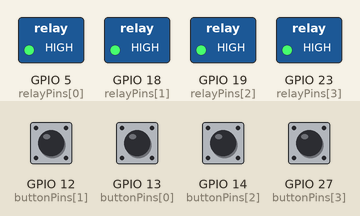
Simulated run of this sketch. Board: ESP32. Parts: switched loads named in the sketch (green lamp = pin HIGH). The inputs (shaded band) are chosen by the test bench; at power-on: GPIO 12 (buttonPins[1]), GPIO 13 (buttonPins[0]), GPIO 14 (buttonPins[2]), GPIO 27 (buttonPins[3]) HIGH. WiFi joins after 1.5 s; servers stay silent unless stated; what the sketch prints to the serial monitor is not drawn.

Above: at 4.2 s.
4.3 s: GPIO 12 (buttonPins[1]) pulled LOW for 0.15 s
At 5.5 s:
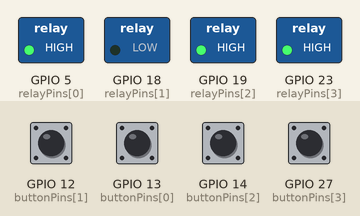
5.9 s: GPIO 13 (buttonPins[0]) pulled LOW for 0.15 s
At 7.0 s:
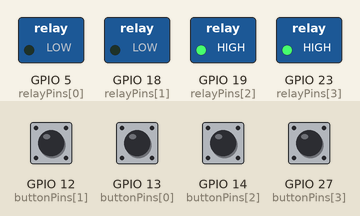
7.5 s: GPIO 14 (buttonPins[2]) pulled LOW for 0.15 s
At 8.2 s:
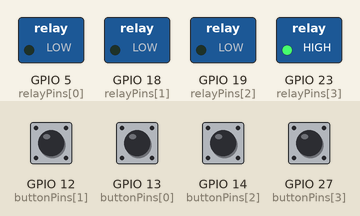
9.1 s: GPIO 12 (buttonPins[1]) pulled LOW for 1 s
At 9.5 s:
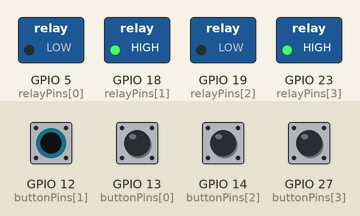
11.6 s: GPIO 27 (buttonPins[3]) pulled LOW for 0.15 s
At 12.6 s:
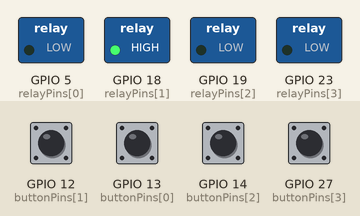
13.2 s: GPIO 13 (buttonPins[0]) pulled LOW for 1 s
At 13.8 s:
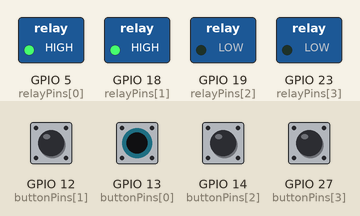
Timing chart, 0 to 16.2 s (numbered marks = the images above; inputs shaded):
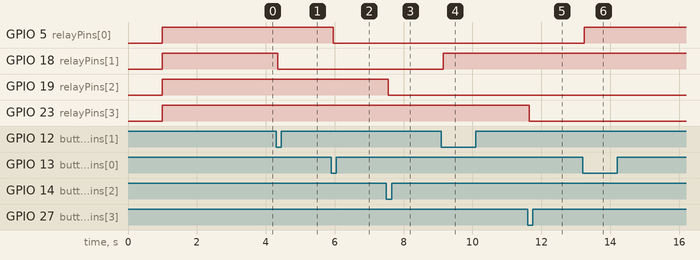

The sketch:

dual-mode.ino
```cpp
#include <WiFi.h>
#include <WebServer.h>

// Home WiFi credentials (for STA mode) // later on fetch from user database
const char* home_ssid = "Primary";
const char* home_password = "combat3d";

// Access Point credentials  // can be predefined or set by user
const char* ap_ssid = "Appliance_Controller";
const char* ap_password = "nexus_hub";

// Static IP for AP mode    // where the ap serves
IPAddress local_IP(192, 168, 4, 1);
IPAddress gateway(192, 168, 4, 1);
IPAddress subnet(255, 255, 255, 0);

// GPIO pins for relays and buttons
const int relayPins[] = {5, 18, 19, 23};
const int buttonPins[] = {13, 12, 14, 27};
const String applianceNames[] = {"Living Room Light", "Fan", "Kitchen Light", "Air Conditioner"};

bool relayStates[] = {HIGH, HIGH, HIGH, HIGH};
bool lastButtonState[] = {HIGH, HIGH, HIGH, HIGH};
bool stableButtonState[] = {HIGH, HIGH, HIGH, HIGH};
unsigned long lastStateChangeTime[] = {0, 0, 0, 0};
unsigned long lastToggleTime[] = {0, 0, 0, 0};

const unsigned long debounceTime = 50;
const unsigned long minToggleInterval = 300;

WebServer server(80);

void setRelayState(int relayIndex, bool state) {
  relayStates[relayIndex] = state;
  digitalWrite(relayPins[relayIndex], state);
  Serial.printf("Relay %d (%s) set to %s\n", relayIndex + 1, applianceNames[relayIndex].c_str(), state == LOW ? "ON" : "OFF");
}

void toggleRelay(int relayIndex) {
  setRelayState(relayIndex, !relayStates[relayIndex]);
}

String generateHTML() {
  String html = "<!DOCTYPE html><html><head><meta name=\"viewport\" content=\"width=device-width, initial-scale=1.0\">";
  html += "<meta charset=\"UTF-8\"><title>ESP32 Smart Home Control</title><style>";
  html += "*{box-sizing:border-box;margin:0;padding:0}body{font-family:'Segoe UI',sans-serif;background:linear-gradient(135deg,#667eea,#764ba2);min-height:100vh;padding:20px}";
  html += ".container{max-width:500px;margin:auto;background:white;border-radius:15px;box-shadow:0 10px 30px rgba(0,0,0,0.3);overflow:hidden}";
  html += ".header{background:linear-gradient(45deg,#2196F3,#21CBF3);color:white;padding:30px 20px;text-align:center}";
  html += "h1{font-size:24px;margin-bottom:5px}.subtitle{opacity:0.9;font-size:14px}.content{padding:30px 20px}";
  html += ".appliance-card{background:#f8f9fa;border-radius:10px;padding:20px;margin-bottom:15px;box-shadow:0 2px 10px rgba(0,0,0,0.1)}";
  html += ".appliance-name{font-weight:bold;font-size:16px;color:#333;margin-bottom:10px}.status{display:inline-block;padding:5px 12px;border-radius:20px;font-size:12px;font-weight:bold;margin-bottom:15px}";
  html += ".status.on{background:#4CAF50;color:white}.status.off{background:#f44336;color:white}";
  html += ".toggle-btn{width:100%;padding:12px;font-size:16px;border:none;border-radius:8px;cursor:pointer;transition:0.3s;font-weight:bold}";
  html += ".toggle-btn.on{background:#f44336;color:white}.toggle-btn.on:hover{background:#d32f2f}";
  html += ".toggle-btn.off{background:#4CAF50;color:white}.toggle-btn.off:hover{background:#388E3C}";
  html += ".refresh-btn{background:#2196F3;color:white;padding:12px 30px;border:none;border-radius:25px;font-size:16px;cursor:pointer;margin:20px auto;display:block;transition:0.3s}";
  html += ".refresh-btn:hover{background:#1976D2;transform:translateY(-2px)}.footer{text-align:center;color:#666;font-size:12px;padding:15px;border-top:1px solid #eee}";
  html += ".ip-info{background:#e3f2fd;color:#1565c0;padding:10px;text-align:center;font-size:12px}";
  html += ".control-info{background:#f3e5f5;color:#7b1fa2;padding:8px;text-align:center;font-size:11px}</style><script>function manualRefresh(){location.reload();}</script></head><body>";
  html += "<div class=\"container\"><div class=\"header\"><h1>🏠 Smart Home Control</h1><div class=\"subtitle\">ESP32 Appliance Controller</div></div>";
  html += "<div class=\"ip-info\">📶 STA IP: " + WiFi.localIP().toString() + "<br>📡 AP IP: " + WiFi.softAPIP().toString() + "<br>Network: " + String(ap_ssid) + "</div>";
  html += "<div class=\"control-info\">Simultaneous WiFi Client & Access Point | Local and Remote Control</div><div class=\"content\">";

  for (int i = 0; i < 4; i++) {
    bool isOn = (relayStates[i] == LOW);
    html += "<div class=\"appliance-card\"><div class=\"appliance-name\">" + applianceNames[i] + "</div>";
    html += "<span class=\"status " + String(isOn ? "on" : "off") + "\">" + (isOn ? "ON" : "OFF") + "</span>";
    html += "<form action=\"/toggle_relay_" + String(i) + "\" method=\"GET\" style=\"margin:0\">";
    html += "<button class=\"toggle-btn " + String(isOn ? "on" : "off") + "\" type=\"submit\">";
    html += (isOn ? "🔴 Turn OFF" : "🟢 Turn ON") + String("</button></form></div>");
  }

  html += "<form action=\"/refresh\" method=\"GET\"><button class=\"refresh-btn\" type=\"submit\" onclick=\"manualRefresh()\">🔄 Refresh Status</button></form>";
  html += "</div><div class=\"footer\">Tech StudyCell | ESP32 Controller<br>Mode: Dual STA + AP</div></div></body></html>";
  return html;
}

void setupServerRoutes() {
  server.on("/", HTTP_GET, []() {
    server.send(200, "text/html", generateHTML());
  });

  for (int i = 0; i < 4; i++) {
    int relayIndex = i;
    server.on(("/toggle_relay_" + String(i)).c_str(), HTTP_GET, [relayIndex]() {
      toggleRelay(relayIndex);
      server.send(200, "text/html", generateHTML());
    });
  }

  server.on("/status", HTTP_GET, []() {
    String json = "{\"relays\":[";
    for (int i = 0; i < 4; i++) {
      json += (relayStates[i] == LOW ? "true" : "false");
      if (i < 3) json += ",";
    }
    json += "]}";
    server.send(200, "application/json", json);
  });

  server.on("/refresh", HTTP_GET, []() {
    server.send(200, "text/html", generateHTML());
  });

  server.onNotFound([]() {
    server.send(404, "text/plain", "Page not found");
  });
}

void setupWiFiDualMode() {
  WiFi.mode(WIFI_AP_STA);
  WiFi.begin(home_ssid, home_password);
  Serial.println("Connecting to Home WiFi...");

  int attempts = 0;
  while (WiFi.status() != WL_CONNECTED && attempts < 15) {
    delay(1000);
    Serial.print(".");
    attempts++;
  }

  if (WiFi.status() == WL_CONNECTED) {
    Serial.println("\n✅ Connected to Home WiFi");
    Serial.println("STA IP: " + WiFi.localIP().toString());
  } else {
    Serial.println("\n❌ Failed to connect to Home WiFi");
  }

  WiFi.softAPConfig(local_IP, gateway, subnet);
  if (WiFi.softAP(ap_ssid, ap_password)) {
    Serial.println("✅ AP Mode Enabled");
    Serial.println("AP IP: " + WiFi.softAPIP().toString());
  } else {
    Serial.println("❌ Failed to start AP mode");
  }
}

void setup() {
  Serial.begin(115200);
  delay(1000);

  for (int i = 0; i < 4; i++) {
    pinMode(relayPins[i], OUTPUT);
    digitalWrite(relayPins[i], HIGH);
    pinMode(buttonPins[i], INPUT_PULLUP);
    lastButtonState[i] = digitalRead(buttonPins[i]);
    stableButtonState[i] = lastButtonState[i];
  }

  setupWiFiDualMode();
  setupServerRoutes();
  server.begin();
  Serial.println("🌐 Web server running on both STA and AP mode!");
}

void loop() {
  server.handleClient();
  for (int i = 0; i < 4; i++) {
    int reading = digitalRead(buttonPins[i]);
    if (reading != lastButtonState[i]) {
      lastStateChangeTime[i] = millis();
      lastButtonState[i] = reading;
    }
    if ((millis() - lastStateChangeTime[i]) > debounceTime) {
      if (reading != stableButtonState[i]) {
        stableButtonState[i] = reading;
        if (reading == LOW && (millis() - lastToggleTime[i] > minToggleInterval)) {
          toggleRelay(i);
          lastToggleTime[i] = millis();
        }
      }
    }
  }
}
```

Measured:
- after the input at 4.3 s, GPIO 18 (relayPins[1]): HIGH → LOW after 0.05 s
- after the input at 5.9 s, GPIO 5 (relayPins[0]): HIGH → LOW after 0.05 s
- after the input at 7.5 s, GPIO 19 (relayPins[2]): HIGH → LOW after 0.05 s
- after the input at 9.1 s, GPIO 18 (relayPins[1]): LOW → HIGH after 0.05 s
- after the input at 11.6 s, GPIO 23 (relayPins[3]): HIGH → LOW after 0.05 s
- after the input at 13.2 s, GPIO 5 (relayPins[0]): LOW → HIGH after 0.05 s
